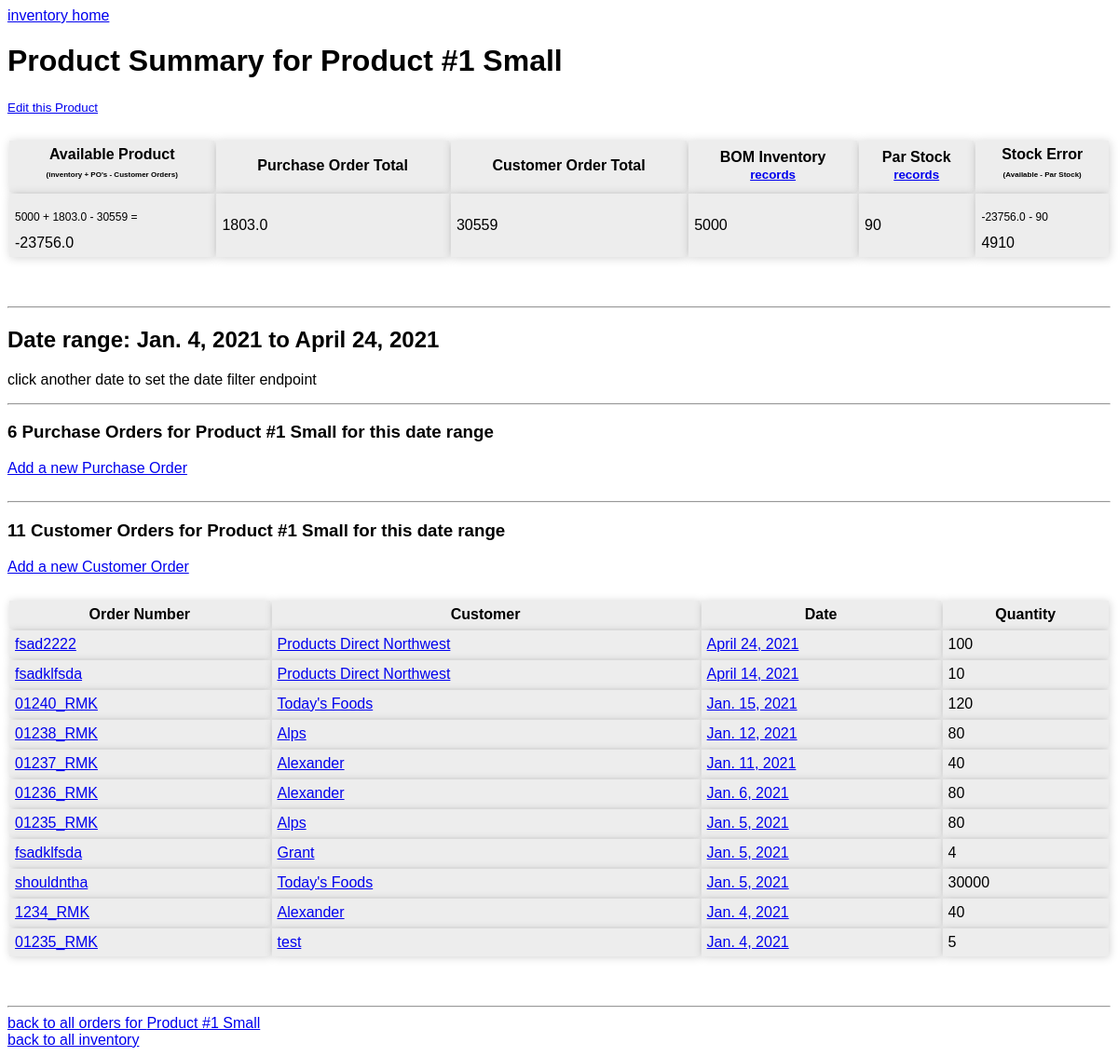
Before: /productorders/product1small/2021-01-04/ (signed in) with the older database file.
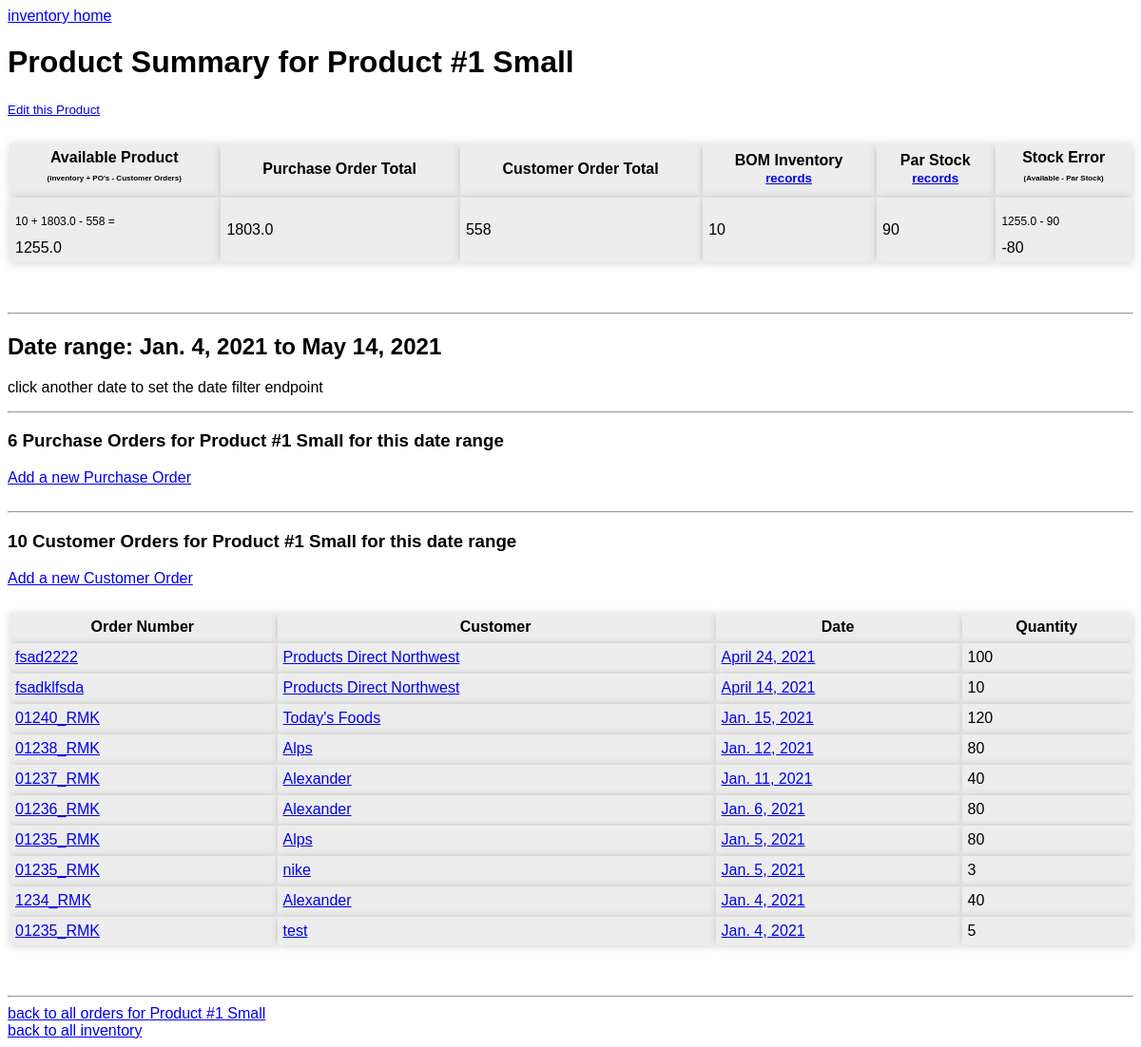
After: the same page with the newer database file.
### inventory/models.py (models this page shows, shortened)
class CustomerOrder(models.Model):
    order_number = models.CharField(max_length=25)
    customer = models.ForeignKey(Customer, on_delete=models.PROTECT)
    product = models.ForeignKey(Product, on_delete=models.PROTECT)
    date = models.DateField(default=timezone.now)
    quantity = models.IntegerField()

class Customer(models.Model):
    name = models.CharField(max_length=50)
    label = models.SlugField(max_length=50, null=True, unique=True)
    user = models.ForeignKey(User, on_delete=models.PROTECT, null=True)

class PurchaseOrder(models.Model):
    order_number = models.CharField(max_length=25)
    product = models.ForeignKey(Product, on_delete=models.PROTECT)
    runs = models.FloatField()
    run_quantity = models.IntegerField()
    date = models.DateField(default=timezone.now)
    @property
    def total(self):
        return self.run_quantity * self.runs

### inventory/views.py (the view)
# urls.py: path('productorders/<slug:product>/<yyyy:date>/', ProductOrdersDateFilter.as_view(), name='date_filter_product_orders'),
class ProductOrdersDateFilter(LoginRequiredMixin, UserPassesTestMixin, DetailView):
    template_name = 'inventory/product_order_detail.html'
    model = Product
    slug_field = 'label'
    slug_url_kwarg = 'product'
    def get_context_data(self, **kwargs):
        context = super().get_context_data(**kwargs)
        start_date = self.kwargs['date']
        try:
            end_date = self.kwargs['end_date']
        except:
            end_date = max(max([item.date for item in CustomerOrder.objects.all()]), max([item.date for item in PurchaseOrder.objects.all()]))
            context['end_date_unset'] = True
        self.product = self.get_object()
        self.related_customer_orders = CustomerOrder.objects.filter(product=self.product, date__range=[start_date, end_date]).order_by('-date')
        self.related_purchase_orders = PurchaseOrder.objects.filter(product=self.product, date__range=[start_date, end_date]).order_by('-date')
        try:
            self.recent_inventory_record = InventoryRecord.objects.filter(product=self.product).order_by('-date').first().amount
        except:
            self.recent_inventory_record = 0
        try:
            self.recent_par_stock_record = ParStockRecord.objects.filter(product=self.product).order_by('-date').first().amount
        except:
            self.recent_par_stock_record = 0
        rco_sum = sum([customer_order.quantity for customer_order in self.related_customer_orders])
        rpo_sum = sum([purchase_order.total for purchase_order in self.related_purchase_orders])
        calculated_inventory = self.recent_inventory_record + rpo_sum - rco_sum
        stock_error = self.recent_inventory_record - self.recent_par_stock_record
        context['product'] = self.product
        context['available'] = calculated_inventory
        context['customer_orders_total'] = rco_sum
        context['purchase_orders_total'] = rpo_sum
        context['inventory'] = self.recent_inventory_record
        context['par_stock'] = self.recent_par_stock_record
        context['stock_error'] = stock_error
        context['related_customer_orders'] = self.related_customer_orders
        context['related_purchase_orders'] = self.related_purchase_orders
        context['co_filter_count'] = self.related_customer_orders.count()
        context['po_filter_count'] = self.related_purchase_orders.count()
        context['start_date'] = start_date.date()
        try:
            context['end_date'] = end_date.date()
        except:
            context['end_date'] = end_date
        context['has_customers'] = Customer.objects.filter(user=self.request.user).count()
        context['has_purchse_orders'] = self.related_purchase_orders.count()
        context['has_customer_orders'] = self.related_customer_orders.count()
        return context
    def test_func(self):
        if self.get_object().user == self.request.user:
            return True
        else:
            return False

### inventory/urls.py (called while the page is built)
    def to_python(self, value):
        return datetime.strptime(value, '%Y-%m-%d')

    def to_url(self, value):
        return value

### inventory/templates/inventory/product_order_detail.html (shortened to what this page needs)
{% extends "inventory/base.html" %}
{% block content %}
    <h1>
        Product Summary for {{ product.name }}
    </h1>
    <p>
    <small><a href="{% url 'inventory:product_update' product.label %}">Edit this Product</a></small>
    </p>
    <table>
        <tr>
            <th>Available Product<p>(inventory + PO's - Customer Orders)</p></th>
            <th>Purchase Order Total</th>
            <th>Customer Order Total</th>
            <th>BOM Inventory<br><small><a href="{% url 'inventory:product_inventory_records' product.label %}">records</a></small></th>
            <th>Par Stock<br><small><a href="{% url 'inventory:product_par_stock_records' product.label %}">records</a></small></th>
            <th>Stock Error<p>(Available - Par Stock)</p></th>
        </tr>
        <tr>
            <td><p>{{ inventory}} + {{ purchase_orders_total }} - {{ customer_orders_total }} = </p>{{ available }}</td>
            <td>{{ purchase_orders_total }}</td>
            <td>{{ customer_orders_total }}</td>
            <td>{{ inventory }}</td>
            <td>{{ par_stock }}</td>
            <td><p>{{ available }} - {{ par_stock }}</p>{{ stock_error }}</td>
        </tr>
    </table>
    <br>
    <hr>
    {% if has_customer_orders or has_purchase_orders %}
    {% if start_date %}
    <h2>Date range: {{ start_date }} to {{ end_date }}</h2>
    {% if end_date_unset %}
    <p>click another date to set the date filter endpoint</p>
    {% else %}
    <a href="{% url 'inventory:product_orders' product.label %}">back to all orders for {{ product.name }}</a>
    {% endif %}
    {% else %}
    <h2>All related orders</h2>
    <p>click a date to set the date filter starting point</p>
    {% endif %}
    {% endif %}
    <hr>
    <h3>
        {% if start_date %}
        {{ po_filter_count }} Purchase Orders for {{ product.name }} for this date range
        {% else %}
        Purchase Orders related to {{ product.name }}
        {% endif %}
    </h3>
    <a href="{% url 'inventory:purchase_order_create' product.label %}">Add a new Purchase Order</a><br>
    <br>
    <hr>
    <h3>
        {% if start_date %}
        {{ co_filter_count }} Customer Orders for {{ product.name }} for this date range
        {% else %}
        Customer Orders related to {{ product.name }}
        {% endif %}
    </h3>
    {% if has_customers %}
    <a href="{% url 'inventory:customer_order_create' product.label %}">Add a new Customer Order</a>
    {% else %}
    <a href="{% url 'inventory:customer_create' %}">Add your first Customer</a>
    {% endif %}
    {% if has_customer_orders %}
    <table>
        <tr>
            <th>Order Number</th>
            <th>Customer</th>
            <th>Date</th>
            <th>Quantity</th>
        </tr>
        {% for related_customer_order in related_customer_orders %}
        <tr>
            <td><a href="{% url 'inventory:customer_order_detail' related_customer_order.pk %}">{{ related_customer_order.order_number }}</a></td>
            <td><a href="{% url 'inventory:customer_customer_orders' related_customer_order.customer.label %}">{{ related_customer_order.customer.name }}</a></td>
            {% if end_date_unset %}
            <td><a href="{% url 'inventory:date_range_filter_product_orders' related_customer_order.product.label start_date|date:'Y-m-d' related_customer_order.date %}">{{ related_customer_order.date }}</a></td>
            {% else %}
            <td><a href="{% url 'inventory:date_filter_product_orders' related_customer_order.product.label related_customer_order.date %}">{{ related_customer_order.date }}</a></td>
            {% endif %}
            <td>{{ related_customer_order.quantity }}</td>
        </tr>
        {% endfor %}
    </table>
    {% endif %}
    <br>
    <hr>
    {% if start_date %}
    <a href="{% url 'inventory:product_orders' product.label %}">back to all orders for {{ product.name }}</a>
    {% endif %}
    <br>
    <a href="{% url 'inventory:index' %}">back to all inventory</a>
{% endblock content %}

Changed rows visible on the page:
removed CustomerOrder: order_number "fsadklfsda", customer.name "Grant", date "Jan. 5, 2021", quantity "4"
removed CustomerOrder: order_number "shouldntha", customer.name "Today's Foods", date "Jan. 5, 2021", quantity "30000"
added PurchaseOrder: date "May 14, 2021"
added CustomerOrder: order_number "01235_RMK", customer.name "nike", date "Jan. 5, 2021", quantity "3"
Other visible differences:
{{ inventory }}: "5000" → "10"
{{ customer_orders_total }}: "30559" → "558"
{{ available }}: "-23756.0" → "1255.0"
{{ stock_error }}: "4910" → "-80"
{{ co_filter_count }}: "11" → "10"
{{ end_date }}: "April 24, 2021" → "May 14, 2021"
